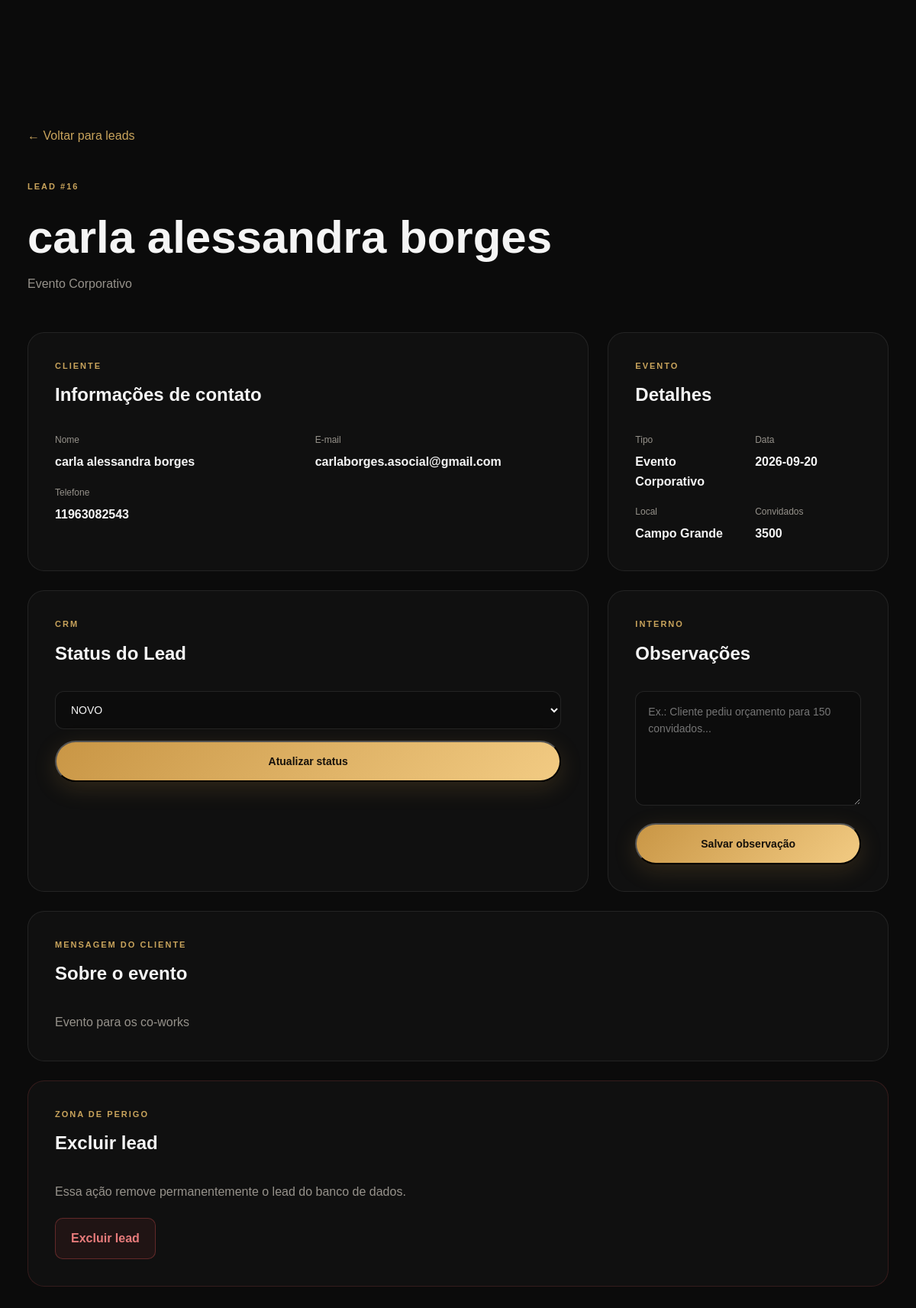
The app's page /admin/leads/16 (signed in) with its own data.
### tables this page shows
CREATE TABLE leads (

            id INTEGER PRIMARY KEY AUTOINCREMENT,

            name TEXT NOT NULL,

            email TEXT NOT NULL,

            phone TEXT NOT NULL,

            event_type TEXT NOT NULL,

            event_date TEXT,

            event_location TEXT,

            guest_count INTEGER,

            details TEXT,

            status TEXT NOT NULL DEFAULT 'NOVO',

            created_at TIMESTAMP DEFAULT CURRENT_TIMESTAMP

        , notes TEXT, event_time TEXT, availability_id INTEGER);

### routes/admin.py (the view, shortened to what this page needs)
@admin_bp.route("/leads/<int:lead_id>")
@login_required
def lead_detail(lead_id):
    connection = get_connection()
    try:
        lead = connection.execute("""
            SELECT *
            FROM leads
            WHERE id = ?
        """, (lead_id,)).fetchone()
    finally:
        connection.close()
    return render_template(
        "admin/lead.html",
        lead=lead
    )

### auth_utils.py (called while the page is built, shortened)
def login_required(view):
    @wraps(view)
    def wrapped_view(*args, **kwargs):
        return view(*args, **kwargs)
    return wrapped_view

### database/database.py (called while the page is built)
def get_connection():
    connection = sqlite3.connect(DATABASE)
    connection.row_factory = sqlite3.Row
    return connection

### templates/admin/lead.html (shortened to what this page needs)
{% extends "base.html" %}
{% block content %}
<section class="admin-page">
    <div class="admin-container">
        <a href="{{ url_for('admin.dashboard') }}" class="admin-back">
            ← Voltar para leads
        </a>
        <div class="lead-detail-header">
            <div>
                <span class="admin-label">
                    LEAD #{{ lead["id"] }}
                </span>
                <h1>
                    {{ lead["name"] }}
                </h1>
                <p>
                    {{ lead["event_type"] }}
                </p>
            </div>
        </div>
        <div class="lead-detail-grid">
            <div class="lead-card">
                <span class="admin-label">
                    CLIENTE
                </span>
                <h2>
                    Informações de contato
                </h2>
                <div class="lead-info">
                    <div>
                        <span>Nome</span>
                        <strong>
                            {{ lead["name"] }}
                        </strong>
                    </div>
                    <div>
                        <span>E-mail</span>
                        <strong>
                            {{ lead["email"] }}
                        </strong>
                    </div>
                    <div>
                        <span>Telefone</span>
                        <strong>
                            {{ lead["phone"] }}
                        </strong>
                    </div>
                </div>
            </div>
            <div class="lead-card">
                <span class="admin-label">
                    EVENTO
                </span>
                <h2>
                    Detalhes
                </h2>
                <div class="lead-info">
                    <div>
                        <span>Tipo</span>
                        <strong>
                            {{ lead["event_type"] }}
                        </strong>
                    </div>
                    <div>
                        <span>Data</span>
                        <strong>
                            {{ lead["event_date"] or "Não informado" }}
                        </strong>
                    </div>
                    <div>
                        <span>Local</span>
                        <strong>
                            {{ lead["event_location"] or "Não informado" }}
                        </strong>
                    </div>
                    <div>
                        <span>Convidados</span>
                        <strong>
                            {{ lead["guest_count"] or "Não informado" }}
                        </strong>
                    </div>
                </div>
            </div>
            <div class="lead-card">
                <span class="admin-label">
                    CRM
                </span>
                <h2>
                    Status do Lead
                </h2>
                <form method="POST" action="{{ url_for(
                        'admin.update_status',
                        lead_id=lead['id']
                    ) }}">
                    <select name="status" class="admin-select">
                        <option value="NOVO" {% if lead["status"]=="NOVO" %} selected {% endif %}>
                            NOVO
                        </option>
                    </select>
                    <button type="submit" class="btn btn-primary admin-action-button">
                        Atualizar status
                    </button>
                </form>
            </div>
            <div class="lead-card">
                <span class="admin-label">
                    INTERNO
                </span>
                <h2>
                    Observações
                </h2>
                <form method="POST" action="{{ url_for(
                        'admin.update_notes',
                        lead_id=lead['id']
                    ) }}">
                    <textarea name="notes" class="admin-textarea"
                        placeholder="Ex.: Cliente pediu orçamento para 150 convidados...">{{ lead["notes"] or "" }}</textarea>
                    <button type="submit" class="btn btn-primary admin-action-button">
                        Salvar observação
                    </button>
                </form>
            </div>
            <div class="lead-card lead-card-full">
                <span class="admin-label">
                    MENSAGEM DO CLIENTE
                </span>
                <h2>
                    Sobre o evento
                </h2>
                <p class="lead-description">
                    {{ lead["details"] or "Nenhum detalhe informado." }}
                </p>
            </div>
            <div class="lead-card lead-card-full danger-card">
                <span class="admin-label">
                    ZONA DE PERIGO
                </span>
                <h2>
                    Excluir lead
                </h2>
                <p class="lead-description">
                    Essa ação remove permanentemente o lead do banco de dados.
                </p>
                <form method="POST" action="{{ url_for(
                        'admin.delete_lead',
                        lead_id=lead['id']
                    ) }}" onsubmit="return confirm(
                        'Tem certeza que deseja excluir este lead?'
                    );">
                    <button type="submit" class="admin-delete-button">
                        Excluir lead
                    </button>
                </form>
            </div>
        </div>
    </div>
</section>
{% endblock %}

### static/css/style.css (style rules this page uses)
:root { --black: #050505; --black-soft: #0a0a0a; --black-card: #11100e; --gold: #c99645; --gold-light: #e8bd72; --gold-bright: #f2cb83; --white: #f5f3ef; --text: #d5d2cc; --text-muted: #96928b; --border: rgba(201, 150, 69, 0.28); --max-width: 1200px; }
* { margin: 0; padding: 0; box-sizing: border-box; }
html { scroll-behavior: smooth; }
body { font-family: "DM Sans", sans-serif; background: var(--black); color: var(--white); line-height: 1.6; overflow-x: hidden; }
a { color: inherit; text-decoration: none; }
button { font-family: inherit; }
.btn { display: inline-flex; align-items: center; justify-content: center; padding: 14px 28px; border-radius: 50px; font-size: 14px; font-weight: 600; cursor: pointer; transition: transform 0.3s ease, box-shadow 0.3s ease, background 0.3s ease; }
.btn-primary { color: #16110a; background: linear-gradient( 135deg, var(--gold), var(--gold-bright) ); box-shadow: 0 8px 30px rgba(201, 150, 69, 0.18); }
section { position: relative; padding: 120px 0; }
.admin-page { min-height: 100vh; padding: 150px 0 100px; background: radial-gradient( circle at 80% 10%, rgba(190, 150, 70, 0.08), transparent 35% ), var(--black); }
.admin-container { width: min(92%, 1200px); margin: 0 auto; }
.admin-label { display: block; margin-bottom: 12px; font-size: 11px; font-weight: 700; letter-spacing: 0.18em; color: var(--gold); }
.admin-header h1, .lead-detail-header h1 { margin: 0; font-size: clamp(38px, 5vw, 64px); }
.admin-back { display: inline-block; margin-bottom: 45px; color: var(--text-muted); text-decoration: none; }
.lead-detail-header { display: flex; align-items: flex-end; justify-content: space-between; gap: 30px; margin-bottom: 50px; }
.lead-detail-header p { color: var(--text-muted); }
.lead-detail-grid { display: grid; grid-template-columns: 1fr 1fr; gap: 25px; }
.lead-card { padding: 35px; border: 1px solid rgba(255, 255, 255, 0.08); border-radius: 22px; background: rgba(255, 255, 255, 0.025); }
.lead-card-full { grid-column: 1 / -1; }
.lead-card h2 { margin-bottom: 30px; }
.lead-info { display: grid; gap: 22px; }
.lead-info span { display: block; margin-bottom: 6px; color: var(--text-muted); font-size: 12px; }
.lead-info strong { font-size: 16px; }
.lead-description { color: var(--text-muted); line-height: 1.8; }
.admin-select, .admin-textarea { width: 100%; padding: 15px 16px; border: 1px solid rgba(255, 255, 255, 0.10); border-radius: 12px; background: rgba(0, 0, 0, 0.25); color: inherit; font-family: inherit; font-size: 14px; outline: none; }
.admin-select { cursor: pointer; }
.admin-select option { background: #161616; color: white; }
.admin-textarea { min-height: 150px; resize: vertical; line-height: 1.6; }
.admin-action-button { margin-top: 15px; width: 100%; }
.danger-card { border-color: rgba(220, 80, 80, 0.18); }
.admin-delete-button { margin-top: 20px; padding: 13px 20px; border: 1px solid rgba(220, 80, 80, 0.35); border-radius: 10px; background: rgba(220, 80, 80, 0.08); color: #e77b7b; font-family: inherit; font-weight: 600; cursor: pointer; transition: 0.25s ease; }
.admin-page { min-height: 100vh; padding: 120px 0 80px; background: #0b0b0b; color: #f5f5f5; }
.admin-label { display: block; margin-bottom: 10px; font-size: 11px; font-weight: 700; letter-spacing: 2px; color: #c9a45c; }
.admin-back { color: #c9a45c; text-decoration: none; white-space: nowrap; }

### static/css/admin.css (style rules this page uses)
:root { --admin-bg: #0b0b0b; --admin-surface: #121212; --admin-surface-2: #181818; --admin-border: rgba(255, 255, 255, 0.09); --admin-text: #f5f5f5; --admin-muted: #9b9b9b; --admin-gold: #c9a45c; --admin-gold-light: #e0c27b; --admin-danger: #d95c5c; --admin-success: #65b87a; --admin-radius: 16px; }
* { box-sizing: border-box; }
body { margin: 0; background: var(--admin-bg); color: var(--admin-text); font-family: Arial, Helvetica, sans-serif; }
button, input, select, textarea { font: inherit; }
a { color: inherit; }
.admin-container { width: min(94%, 1400px); margin: 0 auto; padding: 45px 0 70px; }
.lead-detail-grid { display: grid; grid-template-columns: 2fr 1fr; gap: 25px; }
.lead-info { display: grid; grid-template-columns: repeat(2, 1fr); gap: 18px; }

### records on screen
leads: id "16", name "carla alessandra borges", event_type "Evento Corporativo", email "carlaborges.asocial@gmail.com", phone "11963082543", event_date "2026-09-20", event_location "Campo Grande", guest_count "3500", status "NOVO", details "Evento para os co-works"
